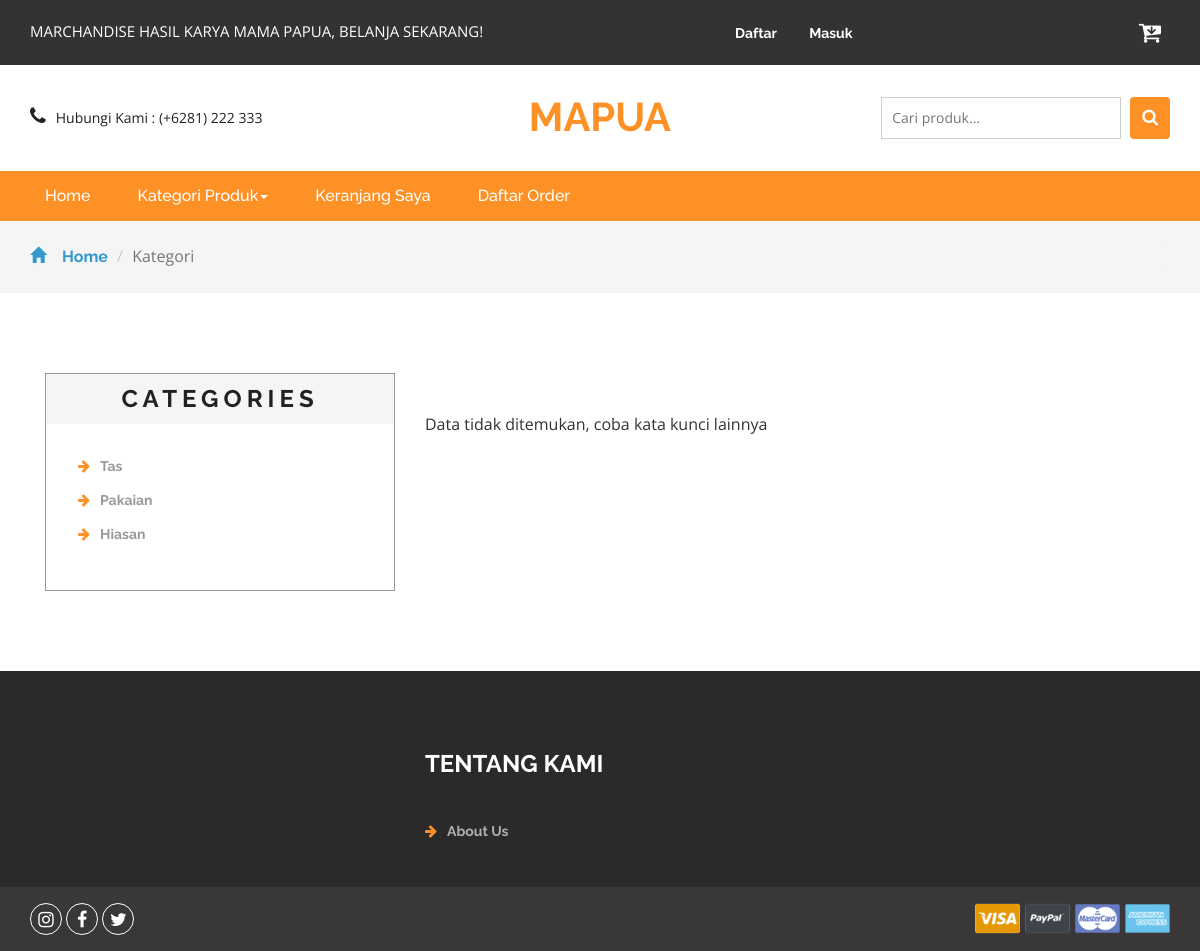
Screenshot of /search.php with the database file from the repository.
### tables this page shows
CREATE TABLE `kategori` (
  `idkategori` int(11) NOT NULL,
  `namakategori` varchar(20) NOT NULL,
  `tgldibuat` timestamp NOT NULL DEFAULT current_timestamp()
);

### search.php (the view, shortened to what this page needs)
<?php
include 'dbconnect.php';
$s = $_POST['Search'];
?>
<!DOCTYPE html>
<html>
<head>
<link href="css/bootstrap.css" rel="stylesheet" type="text/css" media="all" />
<link href="css/style.css" rel="stylesheet" type="text/css" media="all" />
<link href="css/font-awesome.css" rel="stylesheet">
</head>
<body>
	<div class="agileits_header">
		<div class="container">
			<div class="w3l_offers">
				<p>MARCHANDISE HASIL KARYA MAMA PAPUA, BELANJA SEKARANG!</p>
			</div>
			<div class="agile-login">
				<ul>
				<?php
				if(!isset($_SESSION['log'])){
					echo '
					<li><a href="registered.php"> Daftar</a></li>
					<li><a href="login.php">Masuk</a></li>
					';
				}
				?>
				</ul>
			</div>
			<div class="product_list_header">
					<a href="cart.php"><button class="w3view-cart" type="submit" name="submit" value=""><i class="fa fa-cart-arrow-down" aria-hidden="true"></i></button>
					 </a>
			</div>
			<div class="clearfix"> </div>
		</div>
	</div>
	<div class="logo_products">
		<div class="container">
		<div class="w3ls_logo_products_left1">
				<ul class="phone_email">
					<li><i class="fa fa-phone" aria-hidden="true"></i>Hubungi Kami : (+6281) 222 333</li>
				</ul>
			</div>
			<div class="w3ls_logo_products_left">
				<h1><a href="index.php">Mapua</a></h1>
			</div>
		<div class="w3l_search">
			<form action="search.php" method="post">
				<input type="search" name="Search" placeholder="Cari produk...">
				<button type="submit" class="btn btn-default search" aria-label="Left Align">
					<i class="fa fa-search" aria-hidden="true"> </i>
				</button>
			</form>
		</div>
			<div class="clearfix"> </div>
		</div>
	</div>
	<div class="navigation-agileits">
		<div class="container">
			<nav class="navbar navbar-default">
							<div class="collapse navbar-collapse" id="bs-megadropdown-tabs">
								<ul class="nav navbar-nav">
									<li class="active"><a href="index.php" class="act">Home</a></li>
									<li class="dropdown">
										<a href="#" class="dropdown-toggle" data-toggle="dropdown">Kategori Produk<b class="caret"></b></a>
									</li>
									<li><a href="cart.php">Keranjang Saya</a></li>
									<li><a href="konfirmasi.php">Daftar Order</a></li>
								</ul>
							</div>
							</nav>
			</div>
		</div>
	<div class="breadcrumbs">
		<div class="container">
			<ol class="breadcrumb breadcrumb1 animated wow slideInLeft" data-wow-delay=".5s">
				<li><a href="index.php"><span class="glyphicon glyphicon-home" aria-hidden="true"></span>Home</a></li>
				<li class="active">Kategori</li>
			</ol>
		</div>
	</div>
	<div class="products">
		<div class="container">
			<div class="col-md-4 products-left">
				<div class="categories">
					<h2>Categories</h2>
					<ul class="cate">
						<?php
														$kat=mysqli_query($conn,"SELECT * from kategori order by idkategori ASC");
														while($p=mysqli_fetch_array($kat)){
															?>
														<li><a href="kategori.php?idkategori=<?php echo $p['idkategori'] ?>"><i class="fa fa-arrow-right" aria-hidden="true"></i><?php echo $p['namakategori'] ?></a></li>
														<?php
																	}
														?>
					</ul>
				</div>
			</div>
			<div class="col-md-8 products-right">
				<div class="agile_top_brands_grids">
				<?php
					$brgs=mysqli_query($conn,"SELECT * from produk where namaproduk like '%$s%' or deskripsi like '%$s%' order by idproduk ASC");
					$x = mysqli_num_rows($brgs);
					if($x>0){
					while($p=mysqli_fetch_array($brgs)){
					?>
						<div class="col-md-4 top_brand_left">
						<div class="hover14 column">
							<div class="agile_top_brand_left_grid">
								<div class="agile_top_brand_left_grid_pos">
									<img src="images/offer.png" alt=" " class="img-responsive" />
								</div>
								<div class="agile_top_brand_left_grid1">
									<figure>
										<div class="snipcart-item block">
											<div class="snipcart-thumb">
												<a href="product.php?idproduk=<?php echo $p['idproduk'] ?>"><img src="<?php echo $p['gambar']?>" width="200px" height="200px"></a>
												<p><?php echo $p['namaproduk'] ?></p>
												<h4>Rp<?php echo number_format($p['hargaafter']) ?> <span>Rp<?php echo number_format($p['hargabefore']) ?></span></h4>
											</div>
											<div class="snipcart-details top_brand_home_details">
												<fieldset>
													<a href="product.php?idproduk=<?php echo $p['idproduk'] ?>"><input type="submit" class="button" value="Lihat Produk" /></a>
												</fieldset>
											</div>
										</div>
									</figure>
								</div>
							</div>
						</div>
					</div>
						<?php
							}
					} else {
						echo "Data tidak ditemukan, coba kata kunci lainnya";
					}
						?>
				</div>
			</div>
			<div class="clearfix"> </div>
		</div>
	</div>
<div class="footer">
		<div class="container">
			<div class="w3_footer_grids">
				<div class="col-md-4 w3_footer_grid">
				</div>
				<div class="col-md-3 w3_footer_grid">
					<h3>Tentang Kami</h3>
					<ul class="info">
						<li><i class="fa fa-arrow-right" aria-hidden="true"></i><a href="about.html">About Us</a></li>
				</div>
				<div class="clearfix"> </div>
			</div>
		</div>
	</div>
	<div class="footer-botm">
			<div class="container">
				<div class="w3layouts-foot">
					<ul>
						<li><a href="#" class="w3_agile_instagram"><i class="fa fa-instagram" aria-hidden="true"></i></a></li>
						<li><a href="#" class="w3_agile_facebook"><i class="fa fa-facebook" aria-hidden="true"></i></a></li>
						<li><a href="#" class="agile_twitter"><i class="fa fa-twitter" aria-hidden="true"></i></a></li>
					</ul>
				</div>
				<div class="payment-w3ls">
					<img src="images/card.png" alt=" " class="img-responsive">
				</div>
				<div class="clearfix"> </div>
			</div>
		</div>
<link href="css/skdslider.css" rel="stylesheet">
</body>
</html>

### rows the page displays
kategori: namakategori "Tas"
kategori: namakategori "Pakaian"
kategori: namakategori "Hiasan"
